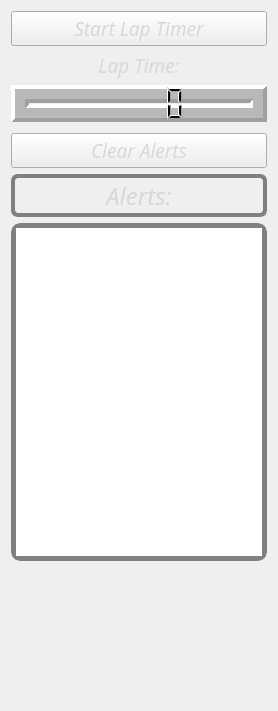
   <widget class="QWidget" name="layoutWidget">
    <property name="geometry">
     <rect>
      <x>340</x>
      <y>0</y>
      <width>271</width>
      <height>711</height>
     </rect>
    </property>
    <layout class="QVBoxLayout" name="verticalLayout_6">
     <property name="bottomMargin">
      <number>150</number>
     </property>
     <item>
      <layout class="QVBoxLayout" name="verticalLayout_4">
       <item>
        <layout class="QVBoxLayout" name="verticalLayout_2">
         <property name="bottomMargin">
          <number>5</number>
         </property>
         <item>
          <widget class="QPushButton" name="startLapTimer">
           <property name="sizePolicy">
            <sizepolicy hsizetype="Preferred" vsizetype="Preferred">
             <horstretch>0</horstretch>
             <verstretch>0</verstretch>
            </sizepolicy>
           </property>
           <property name="font">
            <font>
             <family>Gill Sans MT</family>
             <pointsize>14</pointsize>
             <weight>9</weight>
             <italic>true</italic>
             <bold>false</bold>
            </font>
           </property>
           <property name="styleSheet">
            <string notr="true">QPushButton {border-image: url(&quot;img/start_lap_button.png&quot;);
font: 75 italic 14pt &quot;Gill Sans MT&quot; ;
color: rgb(216, 216, 216);}

QPushButton:pressed {border-image: url(&quot;img/start_lap_button_clicked.png&quot;);
font: 75 italic 14pt &quot;Gill Sans MT&quot; ;
color: rgb(216, 216, 216)
}</string>
           </property>
           <property name="text">
            <string>Start Lap Timer</string>
           </property>
          </widget>
         </item>
         <item>
          <widget class="QLabel" name="label_9">
           <property name="font">
            <font>
             <family>Gill Sans MT</family>
             <pointsize>14</pointsize>
             <weight>9</weight>
             <italic>true</italic>
             <bold>false</bold>
            </font>
           </property>
           <property name="styleSheet">
            <string notr="true">font: 75 italic 14pt &quot;Gill Sans MT&quot; ;
color: rgb(216, 216, 216);</string>
           </property>
           <property name="text">
            <string>Lap Time:</string>
           </property>
           <property name="alignment">
            <set>Qt::AlignCenter</set>
           </property>
          </widget>
         </item>
         <item>
          <widget class="QLCDNumber" name="lcdNumber">
           <property name="sizePolicy">
            <sizepolicy hsizetype="Preferred" vsizetype="Preferred">
             <horstretch>20</horstretch>
             <verstretch>40</verstretch>
            </sizepolicy>
           </property>
           <property name="sizeIncrement">
            <size>
             <width>7</width>
             <height>21</height>
            </size>
           </property>
           <property name="baseSize">
            <size>
             <width>13</width>
             <height>0</height>
            </size>
           </property>
           <property name="frameShape">
            <enum>QFrame::Box</enum>
           </property>
           <property name="lineWidth">
            <number>4</number>
           </property>
           <property name="midLineWidth">
            <number>10</number>
           </property>
           <property name="segmentStyle">
            <enum>QLCDNumber::Filled</enum>
           </property>
           <property name="value" stdset="0">
            <double>0.000000000000000</double>
           </property>
           <property name="intValue" stdset="0">
            <number>0</number>
           </property>
          </widget>
         </item>
        </layout>
       </item>
       <item>
        <widget class="QPushButton" name="clearAlerts">
         <property name="sizePolicy">
          <sizepolicy hsizetype="Minimum" vsizetype="Fixed">
           <horstretch>0</horstretch>
           <verstretch>0</verstretch>
          </sizepolicy>
         </property>
         <property name="minimumSize">
          <size>
           <width>256</width>
           <height>20</height>
          </size>
         </property>
         <property name="font">
          <font>
           <family>Gill Sans MT</family>
           <pointsize>14</pointsize>
           <weight>9</weight>
           <italic>true</italic>
           <bold>false</bold>
          </font>
         </property>
         <property name="styleSheet">
          <string notr="true">QPushButton {border-image: url(&quot;img/start_lap_button.png&quot;);
font: 75 italic 14pt &quot;Gill Sans MT&quot; ;
color: rgb(216, 216, 216);}

QPushButton:pressed {border-image: url(&quot;img/start_lap_button_clicked.png&quot;);
font: 75 italic 14pt &quot;Gill Sans MT&quot; ;
color: rgb(216, 216, 216)
}</string>
         </property>
         <property name="text">
          <string>Clear Alerts</string>
         </property>
        </widget>
       </item>
       <item>
        <widget class="QLabel" name="label_10">
         <property name="sizePolicy">
          <sizepolicy hsizetype="Minimum" vsizetype="Fixed">
           <horstretch>0</horstretch>
           <verstretch>0</verstretch>
          </sizepolicy>
         </property>
         <property name="maximumSize">
          <size>
           <width>16777215</width>
           <height>43</height>
          </size>
         </property>
         <property name="font">
          <font>
           <family>Gill Sans MT</family>
           <pointsize>18</pointsize>
           <weight>9</weight>
           <italic>true</italic>
           <bold>false</bold>
          </font>
         </property>
         <property name="styleSheet">
          <string notr="true">font: 75 italic 18pt &quot;Gill Sans MT&quot; ;
color: rgb(216, 216, 216);
border: 4px solid grey;
border-radius: 7px;</string>
         </property>
         <property name="text">
          <string>Alerts:</string>
         </property>
         <property name="alignment">
          <set>Qt::AlignCenter</set>
         </property>
        </widget>
       </item>
       <item>
        <layout class="QHBoxLayout" name="horizontalLayout_2">
         <property name="bottomMargin">
          <number>0</number>
         </property>
         <item>
          <widget class="QTextEdit" name="console">
           <property name="sizePolicy">
            <sizepolicy hsizetype="Preferred" vsizetype="Preferred">
             <horstretch>0</horstretch>
             <verstretch>0</verstretch>
            </sizepolicy>
           </property>
           <property name="minimumSize">
            <size>
             <width>0</width>
             <height>338</height>
            </size>
           </property>
           <property name="maximumSize">
            <size>
             <width>16777215</width>
             <height>380</height>
            </size>
           </property>
           <property name="styleSheet">
            <string notr="true">font: 75 italic 11pt;
border: 5px solid grey;
border-radius: 10px;
color: rgb(216, 216, 216);</string>
           </property>
           <property name="autoFormatting">
            <set>QTextEdit::AutoNone</set>
           </property>
           <property name="tabStopWidth">
            <number>73</number>
           </property>
          </widget>
         </item>
        </layout>
       </item>
      </layout>
     </item>
    </layout>
   </widget>
